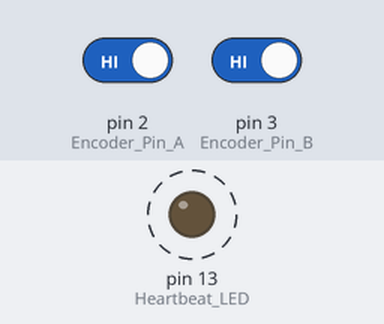
Simulated run of this sketch. Board: Arduino Uno, built with avr-gcc and run on an emulated ATmega328P. Shown: output pins drawn as LEDs (lit = HIGH). Dashed ring = blinking. The inputs (shaded band) are chosen by the test bench; at power-on: pin 2 (Encoder_Pin_A) HIGH, pin 3 (Encoder_Pin_B) HIGH. What the sketch prints to the serial monitor is not drawn.

Above: at 0.12 s.
Timing chart, 0 to 3.0 s (numbered marks = the images above):
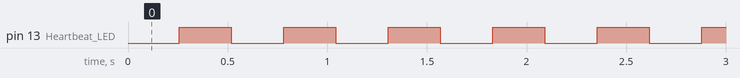

Measured:
- by itself, pin 13 (Heartbeat_LED): alternates HIGH for 0.26 s and LOW for 0.26 s

The sketch:

uMD0_fw_v09.ino
```cpp
// (licence header left out)
// Note that behavior for GUI Velocity and Frequency is unpredictable and probably will remain that way. ;-)

// v01 First attempt at Atmega homodyne interferometer code.
// v02 Added interrupts. (Note: Changed encoder pins to 2 and 3.)
// V03 Added separate interrupt routines for PinA (2) and PinB (3) changes.
// V04 First working version.
// V05 Fixed 32 bit string formatting resulting in jumps at displacement 32K bounderies.
// V06 Cleaned up.
// V07 Cleaned up some more.
// V08 Added interrupt lockout and test for Serial.availableForWrite.
// V09 Added 244.14 Hz timer interrupt for USB send.

#define FirmwareVersion 209

#define Homodyne 1              // Select homodyne mode and a single axis for the GUI
#define HomodyneMultiplier 4    // Set to homodyne interferometer integer counts/cycle.

bool PinA;
bool PinB;

int32_t SequenceNumber;
int16_t LowSpeedCode = 0;       // Select type of low speed data
int16_t LowSpeedData = 0;       // Low speed data
int32_t Displacement = 0;
int16_t LowSpeedCodeSelect = 0;
int16_t length = 0;

static char buffer[300];    // make some space for the routine to convert numbers to text

// Encoder input ISRs
void encoderupdatePinA()
  {
    noInterrupts();
    if ((PinA = digitalRead(2)) == HIGH)
      {
        if ((PinB = digitalRead(3)) == LOW) Displacement++;
        else Displacement--;
      }
    else if (PinB == LOW) Displacement--;
    else Displacement++;
    interrupts();
  }

void encoderupdatePinB()
  {
    noInterrupts();
    if ((PinB = digitalRead(3)) == HIGH)
      {
        if ((PinA = digitalRead(2)) == LOW) Displacement--;
        else Displacement++;
      }
     else if (PinA == LOW) Displacement++;
     else Displacement--;
     interrupts();
  }

void setup()
  {
    Serial.begin(115200); // Buad rate must match GUI
    Serial.println("\nMinimalist Homodyne Test:");

    pinMode(13, OUTPUT);       // Heartbeat LED
    pinMode(2, INPUT_PULLUP);  // Encoder Pin A
    pinMode(3, INPUT_PULLUP);  // Encoder Pin B

    noInterrupts(); // Disable interrupts while messing with timers

 // Initialize Timer0 PWM B for USB send interrupt at 244.140625 Hz
    TCNT0  = 0;                                      // Value
    OCR0B = 128;                                     // Compare match register
    TCCR0B &= !(_BV(CS02) | _BV(CS01) | _BV(CS00));  // Clear CS bits (0b0111)
    TCCR0B |= _BV(CS02);                             // Set prescaler to 256 (0b0100)
    TIMSK0 |= _BV(OCIE1B);                           // Enable timer compare interrupt (bit 0b0100)

// Initialize interrups for encoder inputs
    attachInterrupt(0, encoderupdatePinA, CHANGE);
    attachInterrupt(1, encoderupdatePinB, CHANGE);

    interrupts();  // Enable all interrupts
  }

ISR(TIMER0_COMPB_vect) // USB send at 244.14 s/s
  {
    if (Serial.availableForWrite() >= 63) // 63 seems to be the maximum available.
      {
        interrupts();                     // Enable interrupts to permit UART to function

        LowSpeedCodeSelect = SequenceNumber & 0xff;

        if (LowSpeedCodeSelect == 1)      // Send firmware version
          {
            LowSpeedCode = 10;
            LowSpeedData = FirmwareVersion;
          }
        else if (LowSpeedCodeSelect == 2) // Sample frequency
          {
            LowSpeedCode = 8;
            LowSpeedData = 24414;
          }
        else if (LowSpeedCodeSelect == 13) // Tell GUI this is a homodyne system if true
          {
            LowSpeedCode = 20;
            LowSpeedData = (HomodyneMultiplier * 256) + Homodyne; // # counts per cycle << 8 + # homodyne axes
          }
        else
          {
            LowSpeedCode = 0;
            LowSpeedData = 0;
          }

        length = 0;
        length += sprintf(buffer,"0 0 ");                           // REF & MEAS Counts for heterodyne, 0 here
        ltoa(Displacement,buffer+length,10);                        // Displacement (32 bit)
        Serial.print(buffer);
        length = 0;
        length += sprintf(buffer+length," 0 0 %d ",SequenceNumber); // Velocity Count & Phase for heterodyne, 0 here, Sequence Number
        length += sprintf(buffer+length,"%d ",LowSpeedCode);        // Code to specify low speed data type
        length += sprintf(buffer+length,"%d",LowSpeedData);         // Low speed data to send back
        Serial.println(buffer);

        SequenceNumber++;
        if ((SequenceNumber & 0x3f) == 0x3f) digitalWrite(13, !digitalRead(13));  // Heartbeat LED
      }
  }

void loop()
  {
  }
```
